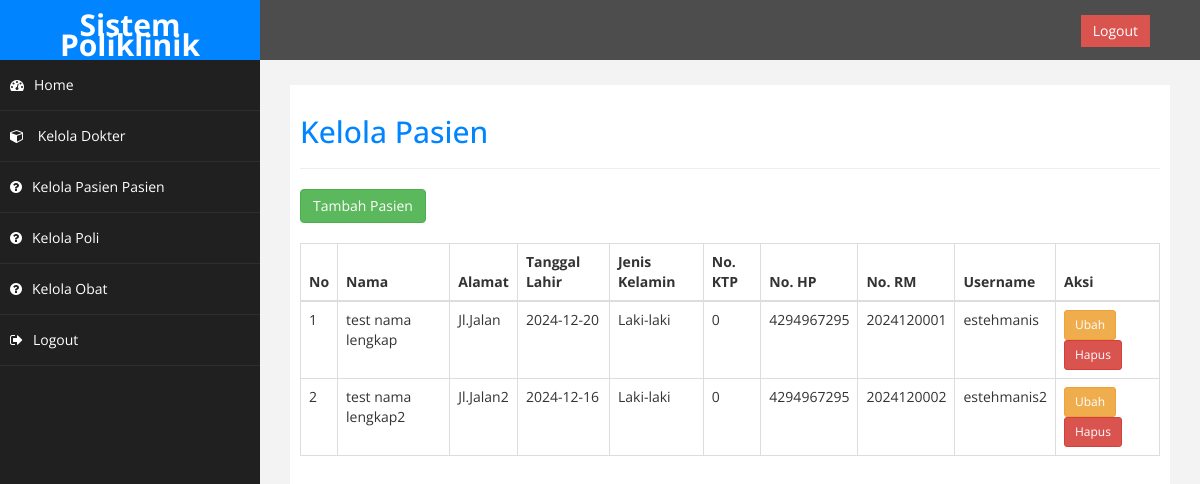
Page /admin/index.php?halaman=kelolapasien (signed in) on the earlier database version.
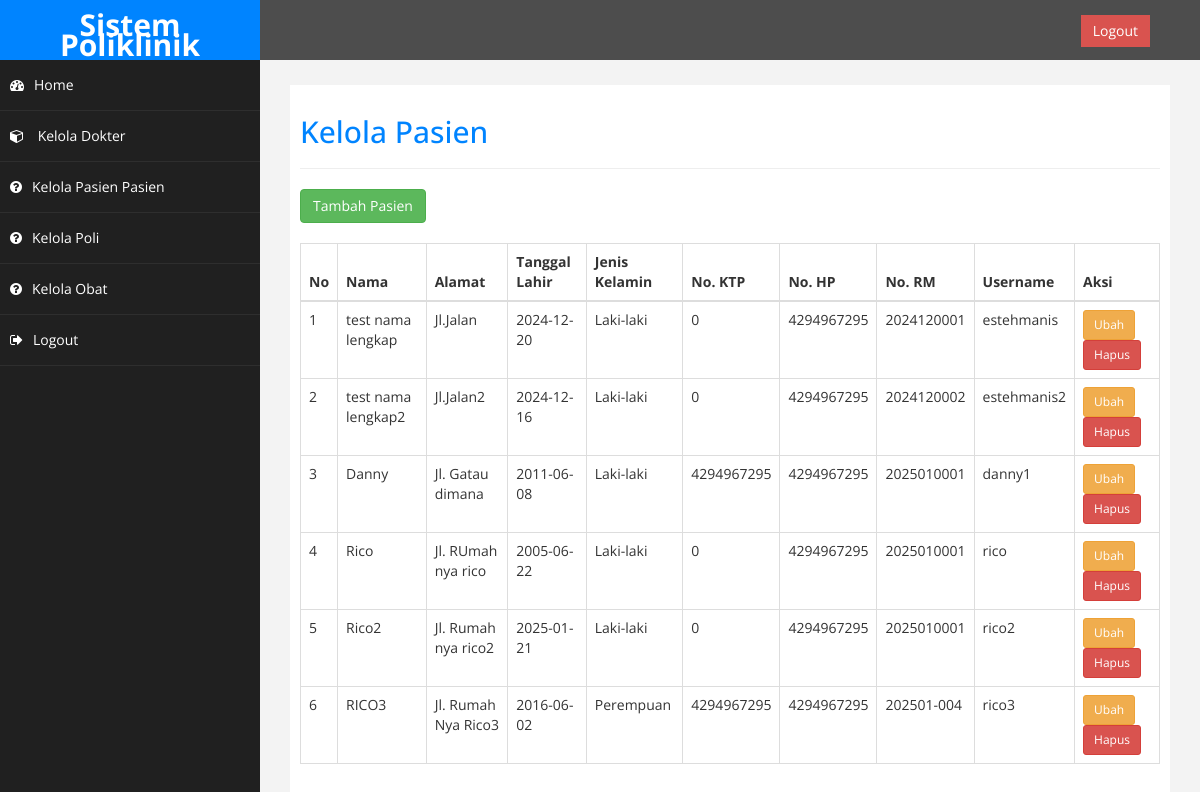
Same page on the later database version.
### tables this page shows
CREATE TABLE `pasien` (
  `id` int(11) NOT NULL,
  `nama` varchar(150) NOT NULL,
  `alamat` varchar(255) NOT NULL,
  `tanggal_lahir` date DEFAULT NULL,
  `jenis_kelamin` enum('L','P') DEFAULT NULL,
  `no_ktp` int(10) UNSIGNED NOT NULL,
  `no_hp` int(10) UNSIGNED NOT NULL,
  `no_rm` char(10) DEFAULT NULL,
  `username` varchar(100) NOT NULL,
  `password` varchar(255) NOT NULL
);

### admin/kelolapasien.php (the view, shortened to what this page needs)
<?php
include('koneksi.php');
?>
<h2>Kelola Pasien</h2>
<hr>
<button class="btn btn-success" data-toggle="modal" data-target="#modalTambah">Tambah Pasien</button>
<br><br>
<table class="table table-bordered">
    <thead>
        <tr>
            <th>No</th>
            <th>Nama</th>
            <th>Alamat</th>
            <th>Tanggal Lahir</th>
            <th>Jenis Kelamin</th>
            <th>No. KTP</th>
            <th>No. HP</th>
            <th>No. RM</th>
            <th>Username</th>
            <th>Aksi</th>
        </tr>
    </thead>
    <tbody>
        <?php
        $query = "SELECT * FROM pasien";
        $result = mysqli_query($koneksi, $query);
        $no = 1;
        while ($row = mysqli_fetch_assoc($result)) {
            echo "<tr>";
            echo "<td>" . $no++ . "</td>";
            echo "<td>" . $row['nama'] . "</td>";
            echo "<td>" . $row['alamat'] . "</td>";
            echo "<td>" . $row['tanggal_lahir'] . "</td>";
            echo "<td>" . ($row['jenis_kelamin'] == 'L' ? 'Laki-laki' : 'Perempuan') . "</td>";
            echo "<td>" . $row['no_ktp'] . "</td>";
            echo "<td>" . $row['no_hp'] . "</td>";
            echo "<td>" . $row['no_rm'] . "</td>";
            echo "<td>" . $row['username'] . "</td>";
            echo "<td>";
            echo "<button class='btn btn-warning btn-sm' data-toggle='modal' data-target='#modalUbah" . $row['id'] . "'>Ubah</button> ";
            echo "<a href='index.php?halaman=kelolapasien&hapus=" . $row['id'] . "' onclick='return confirm(\"Yakin ingin menghapus data ini?\")' class='btn btn-danger btn-sm'>Hapus</a>";
            echo "</td>";
            echo "</tr>";
            ?>
            <?php
        }
        ?>
    </tbody>
</table>

### admin/index.php (shortened to what this page needs)
<?php
include('koneksi.php');
?>
<!DOCTYPE html>
<html xmlns="http://www.w3.org/1999/xhtml">
<head>
	<link href="assets/css/bootstrap.css" rel="stylesheet" />
	<link href="assets/css/font-awesome.css" rel="stylesheet" />
	<link href="assets/js/morris/morris-0.4.3.min.css" rel="stylesheet" />
	<link href="assets/css/custom.css" rel="stylesheet" />
</head>
<body>
<div id="wrapper">
	<nav class="navbar navbar-default navbar-cls-top " role="navigation" style="margin-bottom: 0">
		<div class="navbar-header">
			<a class="navbar-brand" href="index.php">Sistem Poliklinik</a>
		</div>
		<div style="color: white;
		padding: 15px 50px 5px 50px;
		float: right;
		font-size: 16px;"> &nbsp; <a href="index.php?halaman=logout" class="btn btn-danger square-btn-adjust">Logout</a>
		</div>
	</nav>
    <nav class="navbar-default navbar-side" role="navigation">
			<div class="sidebar-collapse">
				<ul class="nav" id="main-menu">
					<li>
						<a href="index.php"><i class="fa fa-dashboard"></i>Home</a>
					</li>
					<li>
						<a href="index.php?halaman=keloladokter"><i class="fa fa-cube"></i> Kelola Dokter</a>
					</li>
					<li>
						<a href="index.php?halaman=kelolapasien"><i class="fa fa-question-circle"></i>Kelola Pasien Pasien</a>
					</li>
					<li>
						<a href="index.php?halaman=kelolapoli"><i class="fa fa-question-circle"></i>Kelola Poli</a>
					</li>
					<li>
						<a href="index.php?halaman=kelolaobat"><i class="fa fa-question-circle"></i>Kelola Obat</a>
					</li>
					<li>
						<a href="index.php?halaman=logout"><i class="fa fa-sign-out"></i>Logout</a>
					</li>
				</ul>
			</div>
    </nav>
    <div id="page-wrapper" >
			<div id="page-inner">
				<?php
					if(isset($_GET["halaman"])){
						if($_GET["halaman"] == "keloladokter"){
							include 'keloladokter.php';
						}elseif($_GET["halaman"] == "kelolapasien"){
							include 'kelolapasien.php';
						}elseif($_GET["halaman"] == "kelolapoli"){
							include 'kelolapoli.php';
						}elseif($_GET["halaman"] == "kelolaobat"){
							include 'kelolaobat.php';
						}elseif($_GET["halaman"] == "logout"){
							include 'logout.php';
						}
					}
					else{
						include 'home.php';
					}
				?>
			</div>
    </div>
</div>
</body>
</html>

### admin/assets/css/custom.css (style rules this page uses)
body { font-family: 'Open Sans', sans-serif; }
#wrapper { width: 100%; background:#202020; }
#page-wrapper { padding: 15px 15px; min-height: 600px; background:#F3F3F3; }
#page-inner { width:100%; margin:10px 20px 10px 0px; background-color:#fff!important; padding:10px; min-height:1200px; }
h2 { color: rgb(0, 132, 255); }
.square-btn-adjust { border: 0px solid transparent; -webkit-border-radius: 0px; -moz-border-radius: 0px; border-radius: 0px; }
.navbar-cls-top .navbar-brand { color: #fff; background: rgb(0, 132, 255);; width: 260px; text-align: center; height: 60px; font-size: 30px; font-weight: 700; }
.sidebar-collapse , .sidebar-collapse .nav { background:none; }
.sidebar-collapse .nav { padding:0; }
.sidebar-collapse .nav > li > a { color:#fff; background:#202020; text-shadow:none; }
.sidebar-collapse > .nav > li > a { padding:15px 10px; }
.sidebar-collapse > .nav > li { border-bottom: 1px solid rgba(107, 108, 109, 0.19); }
.navbar-side { border:none; background-color: #202020; }
.navbar-cls-top { background:#4D4D4D; border-bottom:none; }
.navbar-default { border:0px solid black; }
.navbar-header { background: rgb(0, 132, 255); }
.nav > li > a > i { margin-right:10px; }
@media (min-width:768px) { #page-wrapper { margin: 0 0 0 260px; padding: 15px 30px; min-height: 1200px; } }
@media (min-width:768px) { .navbar-side { z-index: 1; position: absolute; width: 260px; } }
@media (min-width:768px) { .navbar { border-radius: 0px; } }

Differences in the rows shown:
added pasien: nama "Danny", alamat "Jl. Gatau dimana", tanggal_lahir "2011-06-08", jenis_kelamin "Laki-laki", no_ktp "4294967295", no_hp "4294967295", no_rm "2025010001", username "danny1"
added pasien: nama "Rico", alamat "Jl. RUmah nya rico", tanggal_lahir "2005-06-22", jenis_kelamin "Laki-laki", no_ktp "0", no_hp "4294967295", no_rm "2025010001", username "rico"
added pasien: nama "Rico2", alamat "Jl. Rumah nya rico2", tanggal_lahir "2025-01-21", jenis_kelamin "Laki-laki", no_ktp "0", no_hp "4294967295", no_rm "2025010001", username "rico2"
added pasien: nama "RICO3", alamat "Jl. Rumah Nya Rico3", tanggal_lahir "2016-06-02", jenis_kelamin "Perempuan", no_ktp "4294967295", no_hp "4294967295", no_rm "202501-004", username "rico3"
